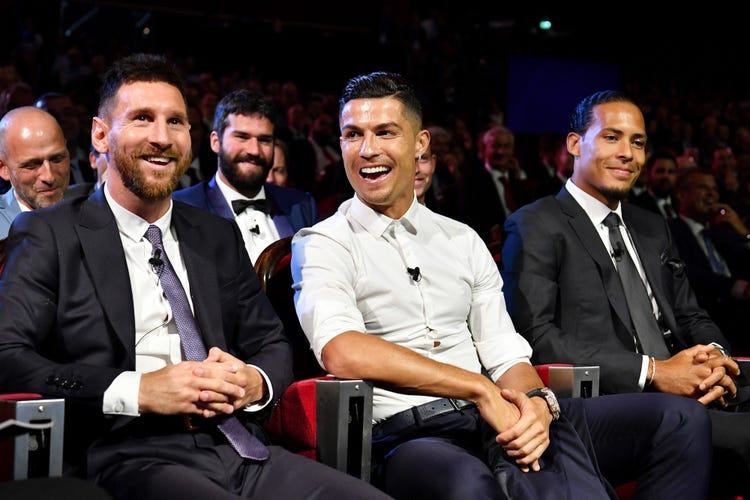
#> input picture pic2.jpg, 750 x 500 px
$ python FcaeDetection.py
#> lines starting #> are read from the running program, lines starting #| are printed output that depends on the picture; after the words box and inside, x2 and y2 are one past the last pixel; in counts of white or black regions, pixels touching at a corner belong together
import cv2
image = cv2.imread("pic2.jpg");
#> image is the input picture: shape (500, 750, 3); mean B, G, R 58.4, 58.9, 70.1
gray = cv2.cvtColor(image,cv2.COLOR_BGR2GRAY)
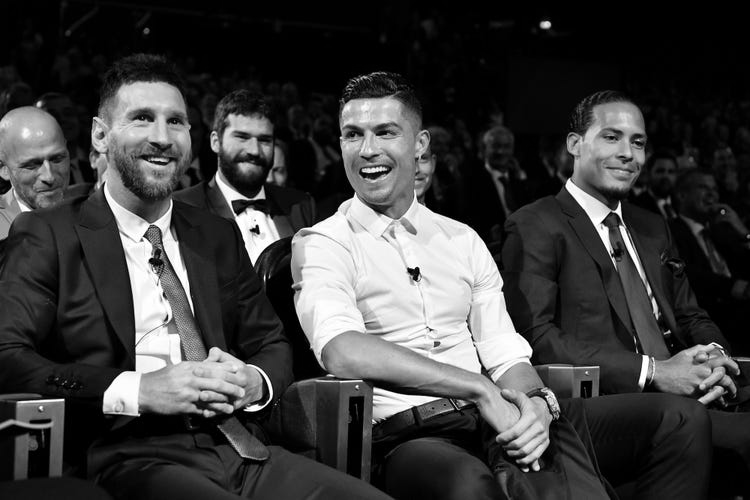
#> gray: shape (500, 750); min 0, max 255, mean 62.2
haar_face_cascade = cv2.CascadeClassifier("haarcascade_frontalface_default.xml")
face = haar_face_cascade.detectMultiScale(gray,scaleFactor=1.2,minNeighbors=4)
#> face = [[650, 160, 32, 32], [221, 114, 63, 63], [12, 135, 70, 70], [580, 106, 81, 81], [105, 79, 105, 105], [323, 96, 95, 95]]
for x,y,w,h in face:
    cv2.rectangle(image,(x,y),(x+w, y+h),(0,255,255),4)
#> this loop made 6 passes
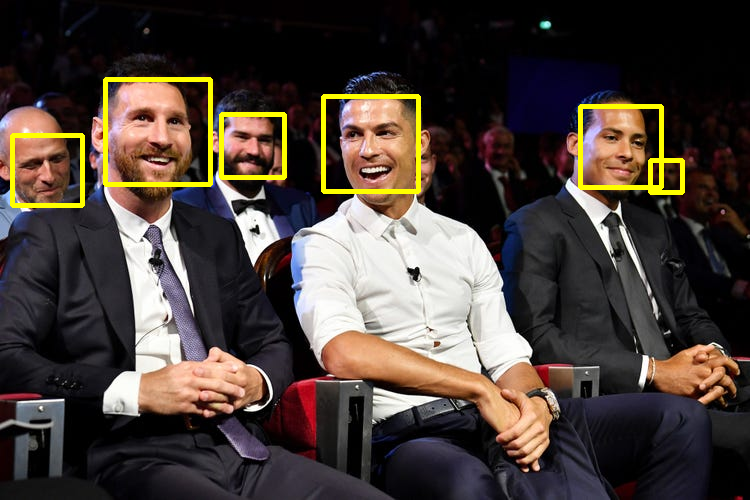
#> image: shape (500, 750, 3); 2.35% of pixels changed, all inside (x1, y1, x2, y2) = (10, 77, 685, 208)
print("Faces Found",len(face))
#| Faces Found 6
cv2.imshow("Face detection",image)
#cv2.imshow("Gray",gray)
cv2.waitKey(0)
cv2.destroyAllWindows()

$ run again, with pic.jpg copied over pic2.jpg
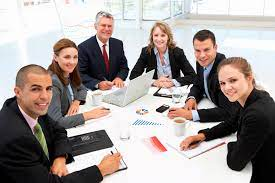
#> input picture pic.jpg, 275 x 183 px
#> image is the input picture: shape (183, 275, 3); mean B, G, R 152.4, 155.1, 163.6
#> `gray = cv2.cvtColor(image,cv2.COLOR_BGR2GRAY)`:
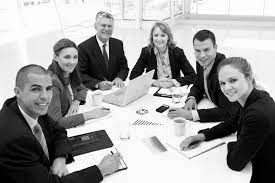
#> gray: shape (183, 275); min 0, max 255, mean 157.4
#> face = [[22, 71, 45, 45]]
#> the loop `for x,y,w,h in face:` made 1 pass
#> after the loop `for x,y,w,h in face:`:
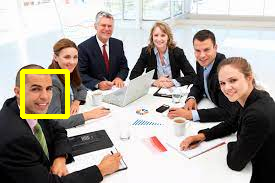
#> image: shape (183, 275, 3); 1.76% of pixels changed, all inside (x1, y1, x2, y2) = (20, 69, 70, 119)
#| Faces Found 1
